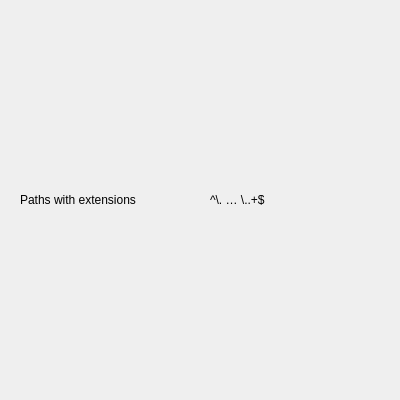
<?xml version="1.0" encoding="UTF-8"?>
<ui version="4.0">
 <class>DialogRgxSheet</class>
 <widget class="QDialog" name="DialogRgxSheet">
  <property name="geometry">
   <rect>
    <x>0</x>
    <y>0</y>
    <width>400</width>
    <height>400</height>
   </rect>
  </property>
  <property name="windowTitle">
   <string>Dialog</string>
  </property>
  <widget class="QLabel" name="labelLeftSide">
   <property name="geometry">
    <rect>
     <x>20</x>
     <y>20</y>
     <width>170</width>
     <height>360</height>
    </rect>
   </property>
   <property name="text">
    <string>&lt;html&gt;&lt;head/&gt;&lt;body&gt;&lt;p&gt;Paths with extensions&lt;/p&gt;&lt;/body&gt;&lt;/html&gt;</string>
   </property>
   <property name="alignment">
    <set>Qt::AlignmentFlag::AlignLeading|Qt::AlignmentFlag::AlignLeft|Qt::AlignmentFlag::AlignVCenter</set>
   </property>
  </widget>
  <widget class="QLabel" name="labelRightSide">
   <property name="geometry">
    <rect>
     <x>210</x>
     <y>20</y>
     <width>170</width>
     <height>360</height>
    </rect>
   </property>
   <property name="text">
    <string>&lt;html&gt;&lt;head/&gt;&lt;body&gt;&lt;p&gt;^\. … \..+$&lt;/p&gt;&lt;/body&gt;&lt;/html&gt;</string>
   </property>
  </widget>
 </widget>
 <resources/>
 <connections/>
</ui>
